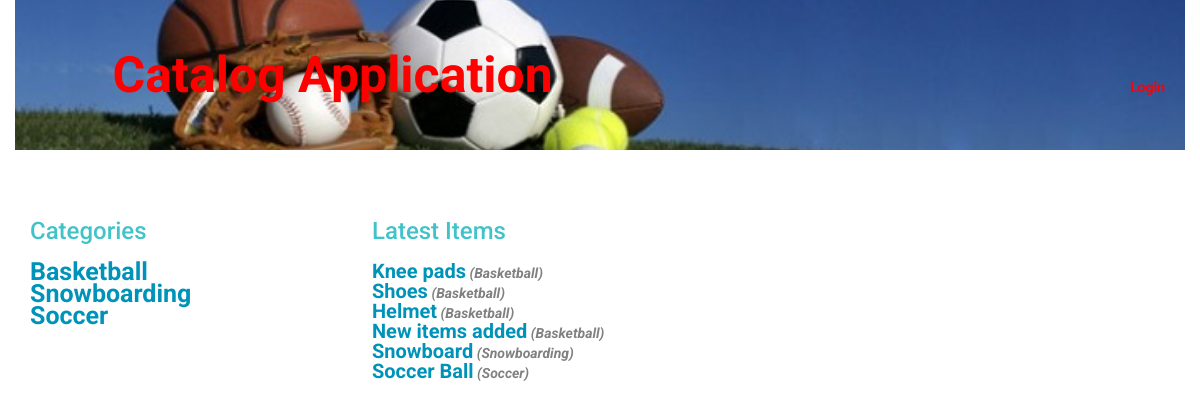
The page /showAllItems on the database its author committed.
### database_setup.py (models this page shows, shortened)
class Category(Base):
	__tablename__ = 'category'
	id = Column(Integer, primary_key=True)
	name = Column(String(80), nullable=False, unique=True)

class Item(Base):
	__tablename__ = 'item'
	name =Column(String(80), nullable = False)
	id = Column(Integer, primary_key = True)
	description = Column(String(250), nullable = False)
	created_date = Column(DateTime, default=datetime.datetime.utcnow)
	category_id = Column(Integer,ForeignKey('category.id'), nullable = False)
	category = relationship(Category)
	user_id = Column(Integer,ForeignKey('user.id'), nullable = False)
	user = relationship(User)

### application.py (the view)
@app.route('/showAllItems')
def showAllItems():
  items = session.query(Item).order_by(desc(Item.created_date))
  categories = session.query(Category).order_by(asc(Category.name))
  heading = "Latest Items"
  if 'username' not in login_session:
	showLogin()
	return render_template('publicShowAllItems.html',items=items, categories=categories, heading=heading)
  else:
	return render_template('showAllItems.html',items=items, categories=categories, heading=heading)

### application.py (called while the page is built)
@app.route('/')
@app.route('/login')
def showLogin():
	state = ''.join(random.choice(string.ascii_uppercase + string.digits)
		for x in xrange(32))
	login_session['state'] = state
	return render_template('login.html', STATE=state)

### templates/login.html (shortened to what this page needs)
{% extends "main.html" %}

### templates/publicShowAllItems.html (shortened to what this page needs)
{% extends "main.html" %}
{% block content %}
{% include "header.html" %}
	<div id="main-list">
		<div id="category-list">
			<h2>Categories</h2>
			{% for category in categories %}
				<a href = '{{url_for('showCategory', category_name=category.name) }}' style="font-size:25px" >{{category.name}}</a>
			{% endfor %}
		</div>
		<div id="item-list">
			<h2>{{heading}}</h2>
			{% for item in items %}
				<a href ='{{url_for('showItem', category_name=item.category.name, item_name=item.name) }}' style="font-size:20px"> {{item.name}}</a>
				<a href ='{{url_for('showCategory', category_name=item.category.name) }}' style="color:gray;"><i>  ({{item.category.name}})</i></a>
			{% endfor %}
		</div>
	</div>
{% endblock %}

### static/styles.css (style rules this page uses)
* { font-family: "Helvetica Neue Bold", Roboto, Helvetica, Arial, sans-serif; font-weight: 700; }
h2 { font-size: 24px; color: #42C3C9; line-height: 1.8; }
a { font-size: 14px; color: #0093B9; line-height: 17px; }
#main-list { width: 100%; }
#category-list { float:left; width: 30%; }
#item-list { float:left; width: 70%; }

### rows shown on the page
Category: name "Basketball"
Category: name "Snowboarding"
Category: name "Soccer"
Item: name "Knee pads", category.name "Basketball"
Item: name "Shoes", category.name "Basketball"
Item: name "Helmet", category.name "Basketball"
Item: name "New items added", category.name "Basketball"
Item: name "Snowboard", category.name "Snowboarding"
Item: name "Soccer Ball", category.name "Soccer"

### other values the page prints
{{ heading }} "Latest Items"
